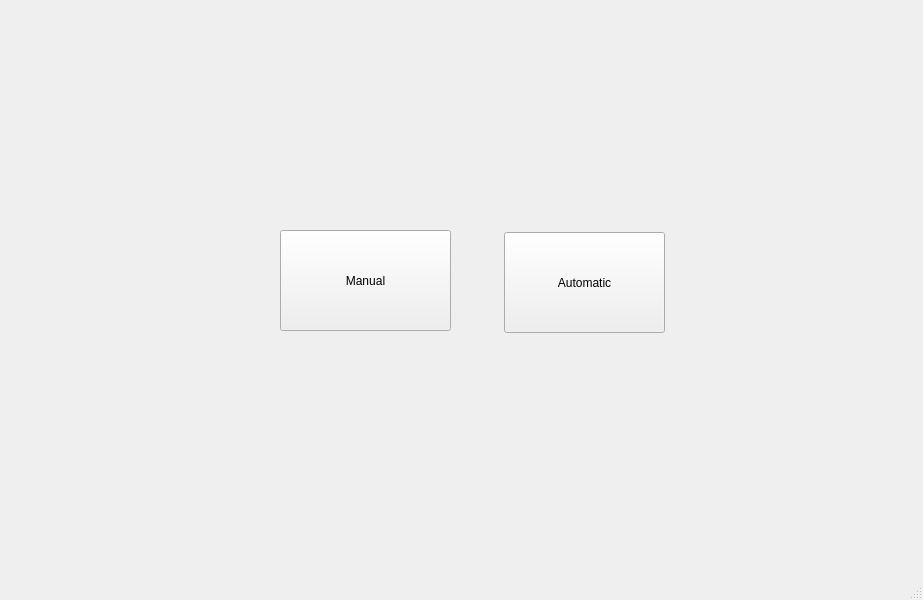
<?xml version="1.0" encoding="UTF-8"?>
<ui version="4.0">
 <class>MainWindow</class>
 <widget class="QMainWindow" name="MainWindow">
  <property name="geometry">
   <rect>
    <x>0</x>
    <y>0</y>
    <width>923</width>
    <height>600</height>
   </rect>
  </property>
  <property name="windowTitle">
   <string>MainWindow</string>
  </property>
  <widget class="QWidget" name="centralwidget">
   <widget class="QPushButton" name="Manual">
    <property name="geometry">
     <rect>
      <x>280</x>
      <y>230</y>
      <width>171</width>
      <height>101</height>
     </rect>
    </property>
    <property name="text">
     <string>Manual</string>
    </property>
   </widget>
   <widget class="QPushButton" name="Automatic">
    <property name="geometry">
     <rect>
      <x>504</x>
      <y>232</y>
      <width>161</width>
      <height>101</height>
     </rect>
    </property>
    <property name="text">
     <string>Automatic</string>
    </property>
   </widget>
  </widget>
  <widget class="QMenuBar" name="menubar">
   <property name="geometry">
    <rect>
     <x>0</x>
     <y>0</y>
     <width>923</width>
     <height>21</height>
    </rect>
   </property>
  </widget>
  <widget class="QStatusBar" name="statusbar"/>
 </widget>
 <resources/>
 <connections/>
</ui>
